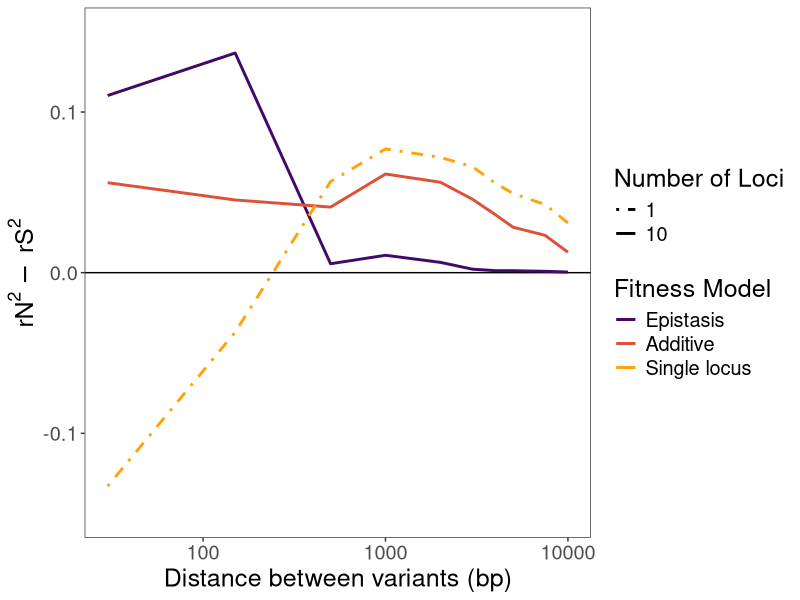
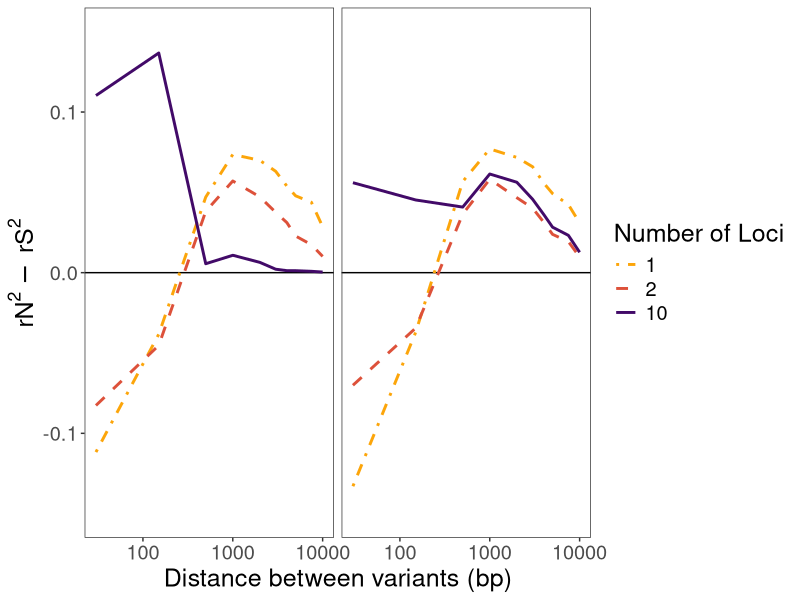

The R source for these figures, in order:
#### Create figure 5: model of introgression of multilocus adaptation
# Load modules
library(tidyverse)

# Read in file
epdf <- read.csv("epistasis_mean_r2_global.csv")

# Use coarser distance bins for smoother visualization
coarse_dist_bins <- c(10, 30, 150, 500, 1000, 2000, 3000, 4000, 5000, 7500, 10000)
epdf$coarse_dist_bin <- coarse_dist_bins[ findInterval(epdf$dist_bin, coarse_dist_bins, rightmost.closed = TRUE) + 1]
epdf_coarse <- epdf %>%
  group_by(site_type, allele_freq, model, num_sites, coarse_dist_bin) %>%
  summarise(
    mean_r2_weighted = sum(mean_r2 * num_pairs) / sum(num_pairs),
    total_pairs      = sum(num_pairs),
    .groups = "drop"
  )

# Pivot wider to calculate rN - rS
wide_df <- pivot_wider(subset(epdf_coarse, site_type %in% c("nonsyn", "syn")), 
                       id_cols = c(allele_freq, coarse_dist_bin, model, num_sites),
                       names_from = site_type, values_from = mean_r2_weighted)
wide_df$delta_r2 <- wide_df$nonsyn - wide_df$syn

# I modeled several different scenarios, but in the paper we only focus on 3. Take subset of dataframe to streamline visualization
simple_sweep <- subset(wide_df, num_sites == 1 & model == 4)
simple_sweep$model <- "single locus"
simplified_df <- rbind(simple_sweep, 
                    subset(wide_df, num_sites == 10 & model == 4), # just the additive hitchhiking model
                    subset(wide_df, num_sites == 10 & model == 3)) # just the sign epistasis model

# Make figure
epfig <- ggplot(data = subset(simplified_df, 
                     allele_freq == "common")) +
  geom_hline(yintercept = 0) +
  geom_line(aes(x = coarse_dist_bin, y = delta_r2, color = as.factor(model), linetype = as.factor(num_sites)), linewidth = 1) +
  scale_color_manual(values = c("4" = "#dd513a",
                                "3" = "#420a68",
                                "single locus" = "#fca50a"),
                     labels = c("3" = "Epistasis",
                                "4" = "Additive",
                                "single locus" = "Single locus"), 
                     name = "Fitness Model") +
  scale_linetype_manual(values = c("10" = 1, "1" = 4), name = "Number of Loci") +
  theme_bw() +
  scale_x_log10() +
  theme(text = element_text(size = 18),
        panel.grid.minor = element_blank(),
        panel.grid.major = element_blank(),
        #legend.position = "none"
  ) +
  xlab("Distance between variants (bp)") +
  ylab(expression(rN^2~-~rS^2)) +
  coord_cartesian(ylim = c(-0.15, 0.15))
ggsave("ep_introgression.png", epfig, width = 6, height = 4, units = "in")


num_site_plot <- ggplot(data = subset(wide_df, 
                     allele_freq == "common" & model != 1 & model != 2)) +
  geom_hline(yintercept = 0) +
  geom_line(aes(x = coarse_dist_bin, 
                y = delta_r2, 
                color = as.factor(num_sites), 
                linetype = as.factor(num_sites)), 
            linewidth = 1) +
  scale_color_manual(values = c("10" = "#420a68", 
                                "2" = "#dd513a",
                                "1" = "#fca50a"), 
                     name = "Number of Loci") +
  scale_linetype_manual(values = c("10" = 1, "2" = 2,"1" = 4), name = "Number of Loci") +
  theme_bw() +
  scale_x_log10() +
  theme(text = element_text(size = 18),
        panel.grid.minor = element_blank(),
        panel.grid.major = element_blank(),
        strip.background = element_blank(), strip.text = element_blank(),
  ) +
  xlab("Distance between variants (bp)") +
  ylab(expression(rN^2~-~rS^2)) +
  coord_cartesian(ylim = c(-0.15, 0.15)) +
  facet_wrap(~model) 
ggsave("num_site_plot.png", num_site_plot, width = 7.5, height = 4, units = "in")
